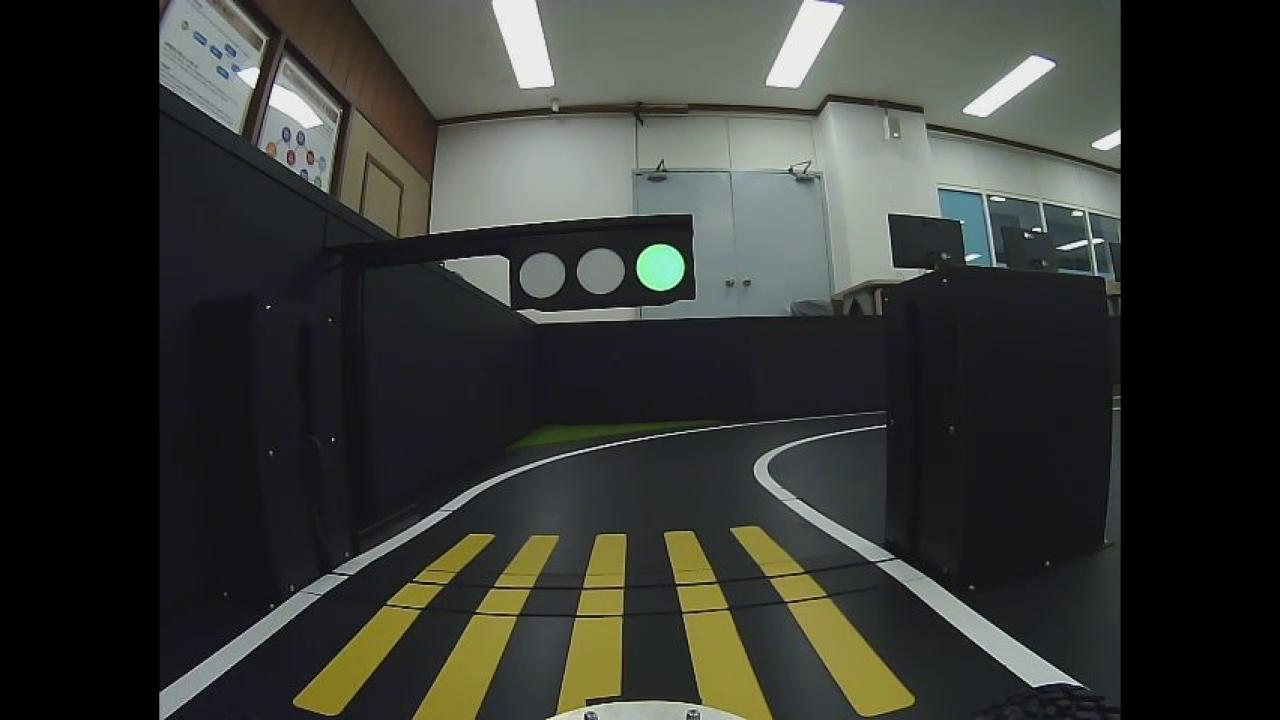
#> input picture src/traffic_sign/src/green.jpg, 1280 x 720 px
$ python tf_circle_mean.py
#> lines starting #> are read from the running program, lines starting #| are printed output that depends on the picture
import cv2
import numpy as np

image = cv2.imread("green.jpg")
#> image is the input picture: shape (720, 1280, 3); mean B, G, R 50.8, 55, 53.2
image = cv2.medianBlur(image,5)
hsv = cv2.cvtColor(image, cv2.COLOR_BGR2HSV)
#> hsv: shape (720, 1280, 3); mean H, S, V 64.1, 32.5, 57.3
h, s, v = cv2.split(hsv)
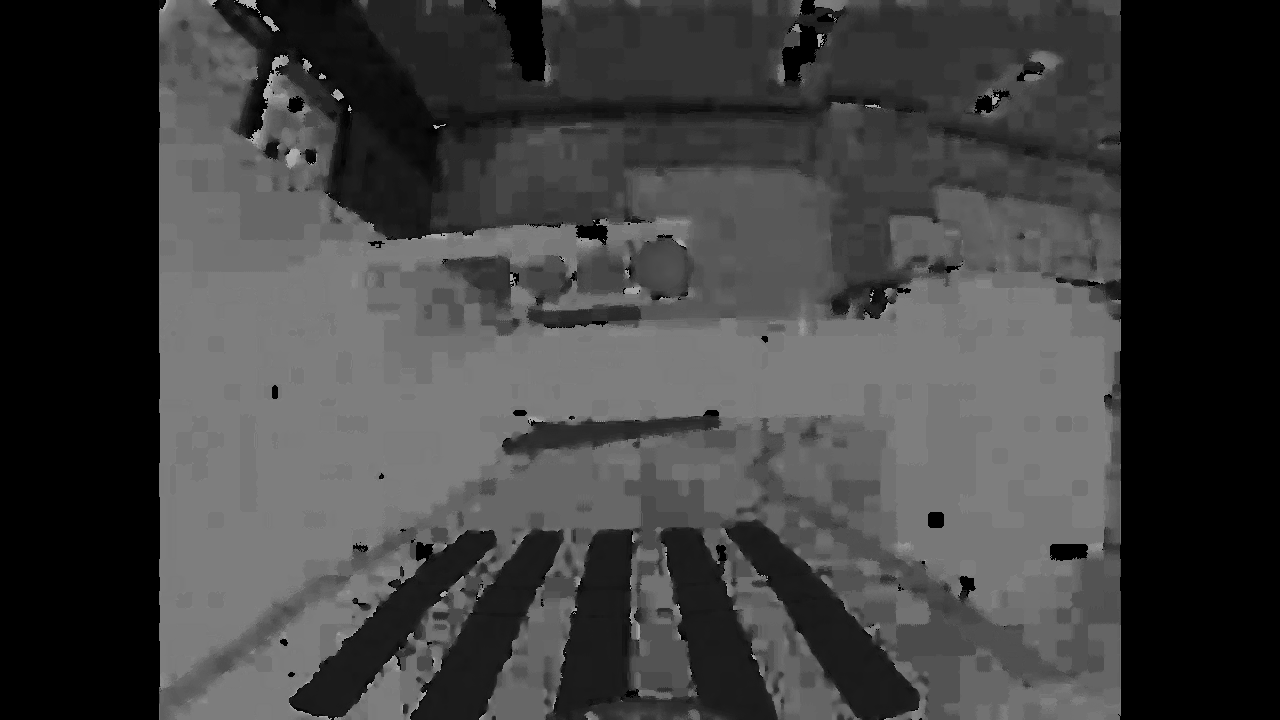
#> h: shape (720, 1280); min 0, max 179, mean 64.1
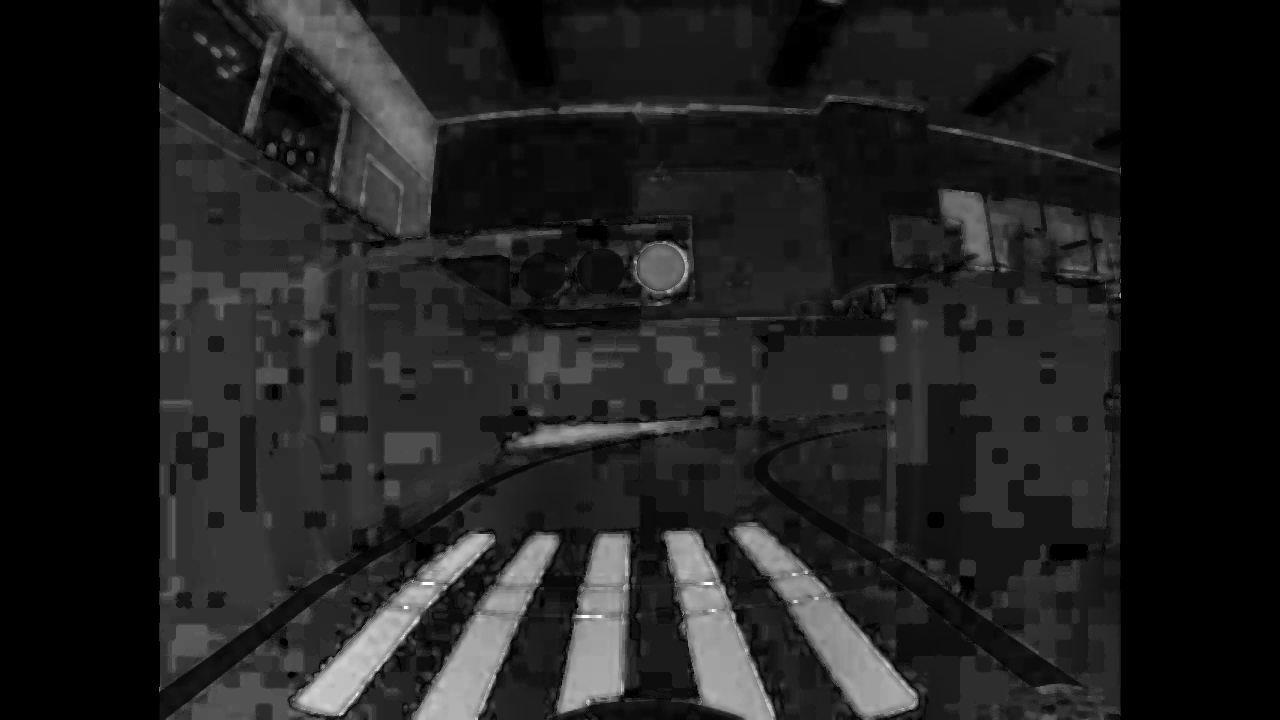
#> s: shape (720, 1280); min 0, max 255, mean 32.5
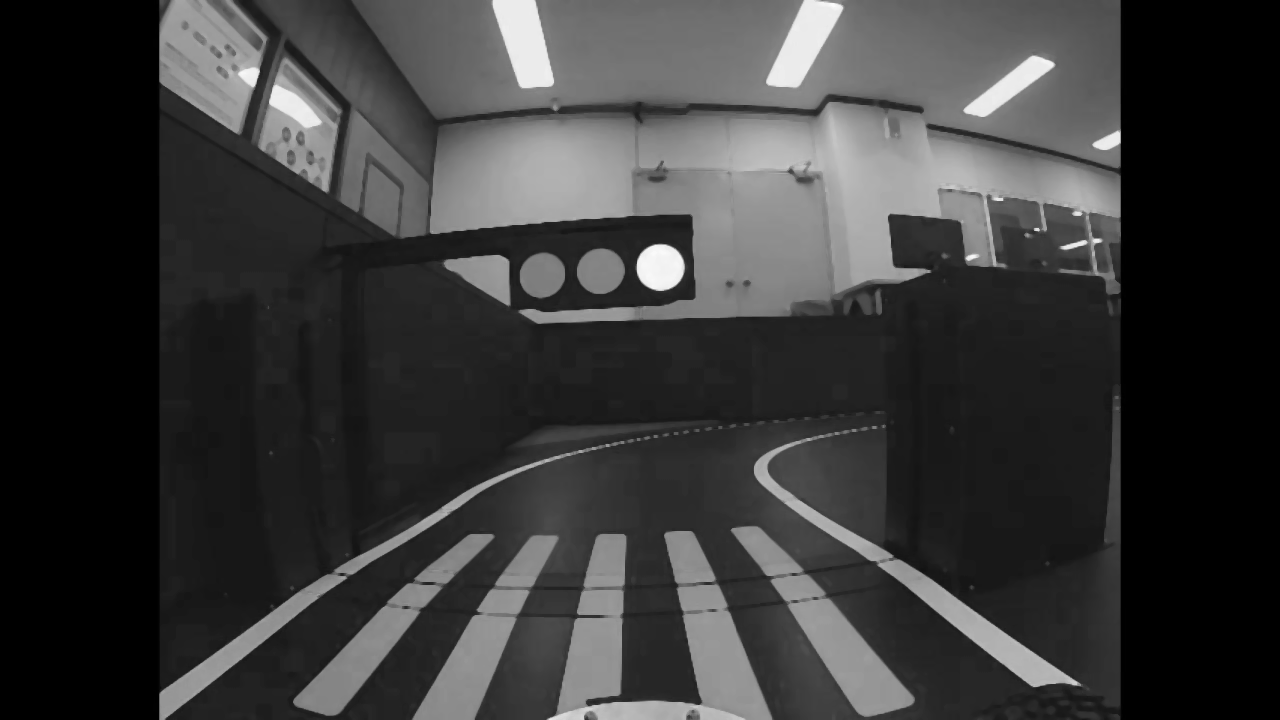
#> v: shape (720, 1280); min 0, max 252, mean 57.3

circles = cv2.HoughCircles(v, cv2.HOUGH_GRADIENT, 1, 20, param1=50, param2=25, minRadius=0, maxRadius=30)
#> circles = [[660.5, 267.5, 23.8], [601.5, 270.5, 22.8], [541.5, 275.5, 22]]

circles = np.uint16(np.around(circles))
#> circles = [[660, 268, 24], [602, 270, 23], [542, 276, 22]]

for i in circles[0,:]:
    cv2.circle(image,(i[0],i[1]),i[2],(0,255,0),2)
    cr_img = v[i[1]-10 : i[1]+10, i[0]-10 : i[0]+10]
    img_str = 'x: {0}, y: {1}, mean : {2}'.format(i[0],i[1], cr_img.mean())
    print(img_str)
#> this loop made 3 passes
#> (i, img_str) on passes 1 to 3: ([660, 268, 24], 'x: 660, y: 268, mean : 243.095'), ([602, 270, 23], 'x: 602, y: 270, mean : 131.7425'), ([542, 276, 22], 'x: 542, y: 276, mean : 126.505')
#| x: 660, y: 268, mean : 243.095
#| x: 602, y: 270, mean : 131.7425
#| x: 542, y: 276, mean : 126.505
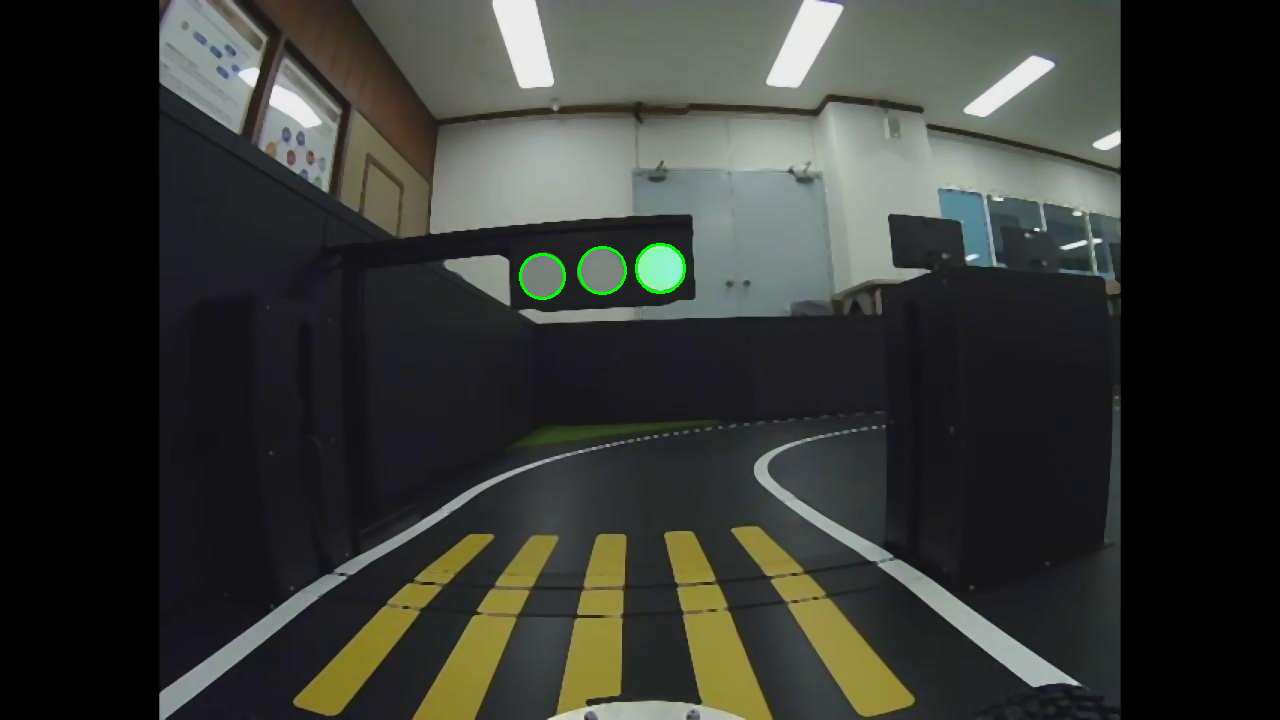
#> image: shape (720, 1280, 3); mean B, G, R 50.6, 55.1, 53

cv2.imshow('img', image)
cv2.waitKey(0)
cv2.destroyAllWindows()

$ run again, with src/traffic_sign/src/baduk2.jpg copied over src/traffic_sign/src/green.jpg
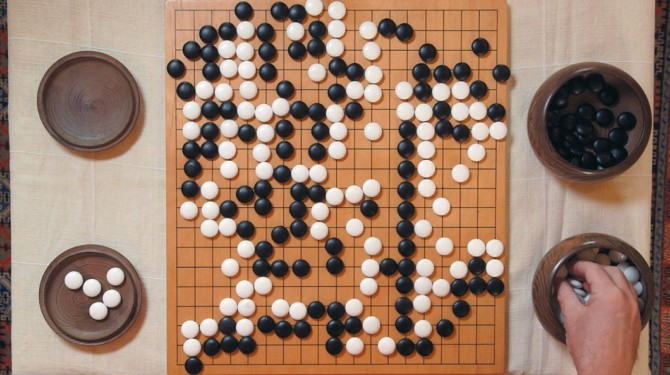
#> input picture src/traffic_sign/src/baduk2.jpg, 670 x 375 px
#> image is the input picture: shape (375, 670, 3); mean B, G, R 107.7, 126.7, 157.4
#> hsv: shape (375, 670, 3); mean H, S, V 25.1, 83.1, 159.3
#> `h, s, v = cv2.split(hsv)`:
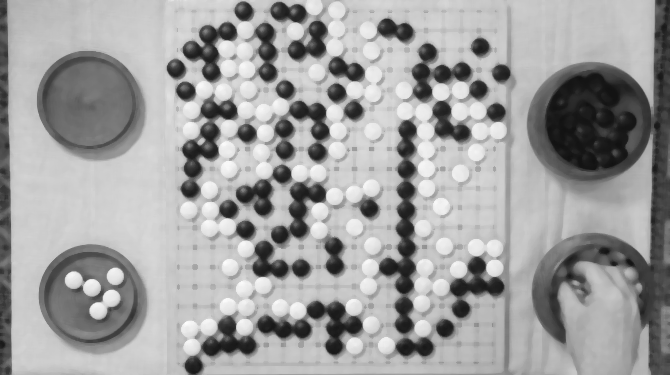
#> v: shape (375, 670); min 17, max 252, mean 159.3
#> `circles = cv2.HoughCircles(v, cv2.HOUGH_GRADIENT, 1, 20, param1=50, pa..`: circles = 101 rows, first 8: [403.5, 88.5, 21.7], [316.5, 151.5, 9.1], [354.5, 226.5, 8.2], [284.5, 149.5, 9.1], [460.5, 308.5, 9], [405.5, 189.5, 8.8], [229.5, 266.5, 8.2], [190.5, 329.5, 9.6]
#> `circles = np.uint16(np.around(circles))`: circles = 101 rows, first 8: [404, 88, 22], [316, 152, 9], [354, 226, 8], [284, 150, 9], [460, 308, 9], [406, 190, 9], [230, 266, 8], [190, 330, 10]
#> the loop `for i in circles[0,:]:` made 101 passes
#> (i, img_str) on passes 1 to 8: ([404, 88, 22], 'x: 404, y: 88, mean : 212.9875'), ([316, 152, 9], 'x: 316, y: 152, mean : 97.98'), ([354, 226, 8], 'x: 354, y: 226, mean : 216.8575'), ([284, 150, 9], 'x: 284, y: 150, mean : 98.8025'), ([460, 308, 9], 'x: 460, y: 308, mean : 85.1875'), ([406, 190, 9], 'x: 406, y: 190, mean : 90.5475'), ([230, 266, 8], 'x: 230, y: 266, mean : 216.3425'), ([190, 330, 10], 'x: 190, y: 330, mean : 213.795')
#> (printed output is left out)
#> after the loop `for i in circles[0,:]:`:
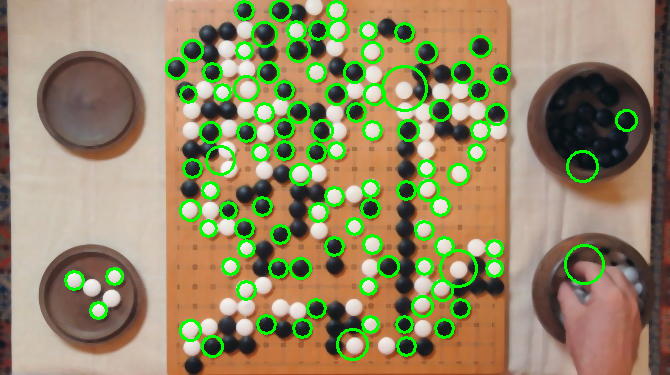
#> image: shape (375, 670, 3); mean B, G, R 101.1, 137.6, 147.6

$ run again, with src/traffic_sign/src/white.png saved as src/traffic_sign/src/green.jpg
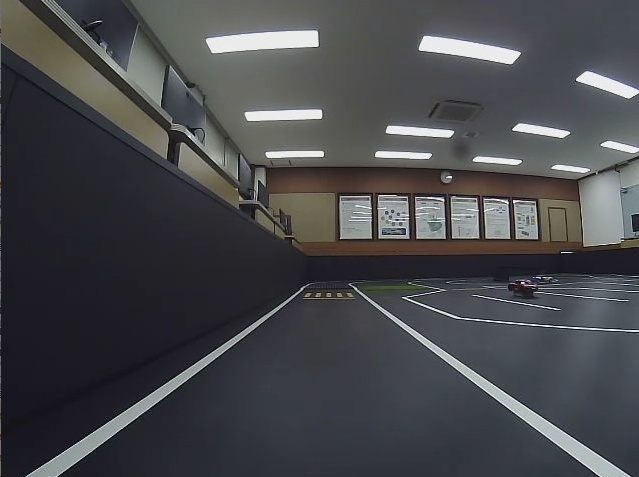
#> input picture src/traffic_sign/src/white.png, 639 x 477 px
#> image is the input picture: shape (477, 639, 3); mean B, G, R 75.8, 72.8, 72
#> hsv: shape (477, 639, 3); mean H, S, V 93.4, 35.6, 78.3
#> `circles = cv2.HoughCircles(v, cv2.HOUGH_GRADIENT, 1, 20, param1=50, pa..`: circles = [[423.5, 223.5, 15], [460.5, 204.5, 11.6]]
#> `circles = np.uint16(np.around(circles))`: circles = [[424, 224, 15], [460, 204, 12]]
#> the loop `for i in circles[0,:]:` made 2 passes
#> (i, img_str) on passes 1 to 2: ([424, 224, 15], 'x: 424, y: 224, mean : 144.5425'), ([460, 204, 12], 'x: 460, y: 204, mean : 130.3275')
#> (printed output is left out)
#> pass 1, `cr_img = v[i[1]-10 : i[1]+10, i[0]-10 : i[0]+10]`:
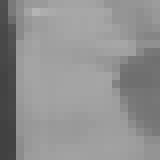
#> cr_img: shape (20, 20) (shown 8 times larger); min 65, max 180, mean 144.5
#> after the loop `for i in circles[0,:]:`:
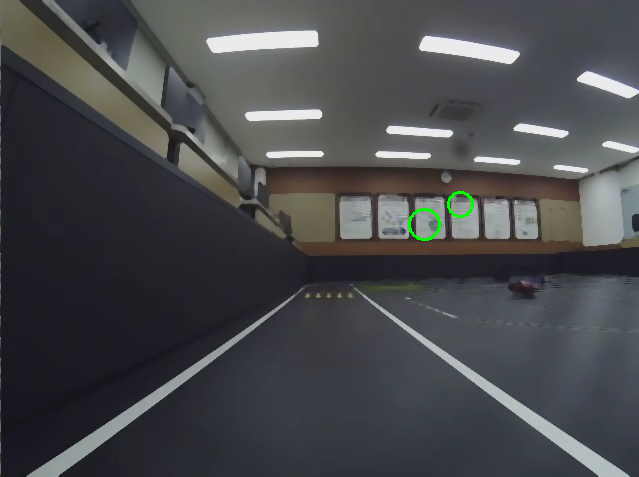
#> image: shape (477, 639, 3); mean B, G, R 75.3, 72.8, 71.6
